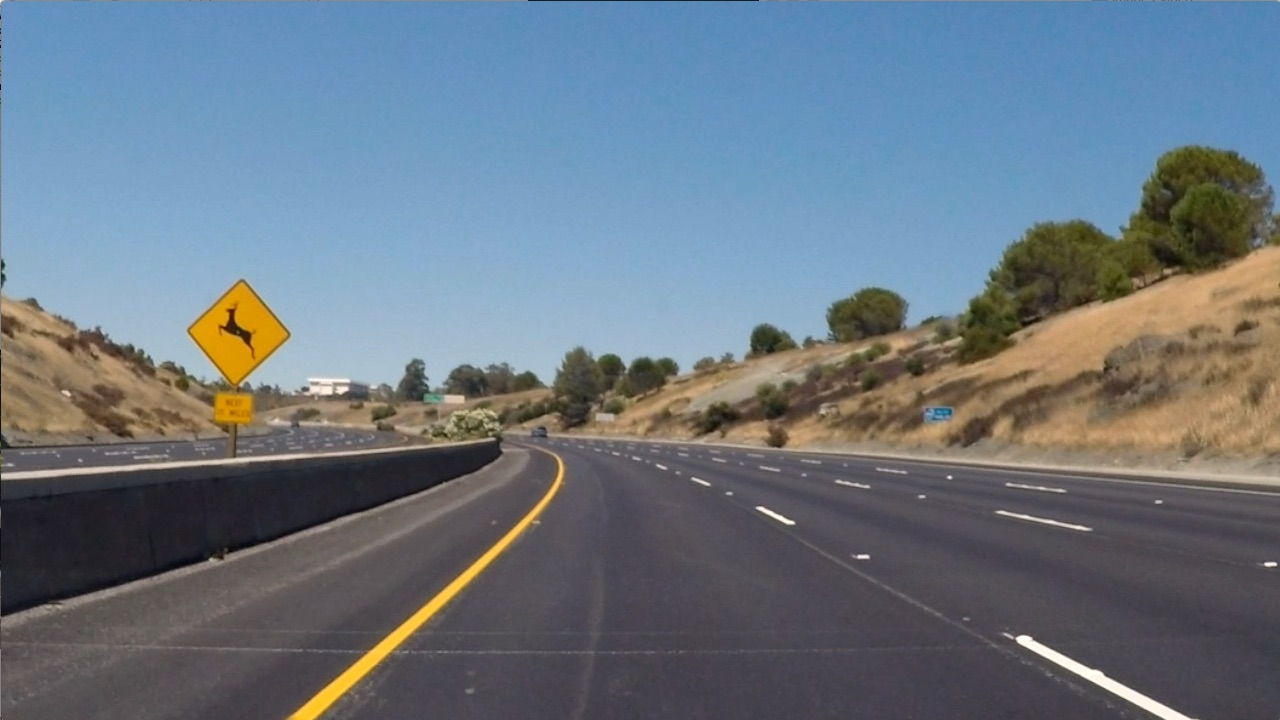
#> input picture test_images/test2.jpg, 1280 x 720 px
$ jupyter execute --allow-errors postML.ipynb   (shell and % lines are left out)   (older library calls are emulated)
#> lines starting #> are read from the running program, lines starting #| are printed output that depends on the picture; after the words box and inside, x2 and y2 are one past the last pixel; in counts of white or black regions, pixels touching at a corner belong together
[cell 1]
# Define a function to return HOG features and visualization
def get_hog_features(img, orient, pix_per_cell, cell_per_block,
                        vis=False, feature_vec=True):
    # Call with two outputs if vis==True
    if vis == True:
        features, hog_image = hog(img, orientations=orient,
                                  pixels_per_cell=(pix_per_cell, pix_per_cell),
                                  cells_per_block=(cell_per_block, cell_per_block),
                                  transform_sqrt=True,
                                  visualise=vis, feature_vector=feature_vec)
        return features, hog_image
    # Otherwise call with one output
    else:
        features = hog(img, orientations=orient,
                       pixels_per_cell=(pix_per_cell, pix_per_cell),
                       cells_per_block=(cell_per_block, cell_per_block),
                       transform_sqrt=True,
                       visualise=vis, feature_vector=feature_vec)
        return features

[cell 2]
import numpy as np
import cv2
import matplotlib.pyplot as plt
import matplotlib.image as mpimg
from skimage.feature import hog
import os
import pickle
import glob2
import time
from sklearn.preprocessing import StandardScaler
from sklearn.model_selection import train_test_split
from sklearn.decomposition import PCA
from sklearn.preprocessing import MinMaxScaler


import warnings
warnings.filterwarnings('ignore')

[cell 3]
### TODO: Tweak these parameters and see how the results change.
color_space = 'HSV' # Can be RGB, HSV, LUV, HLS, YUV, YCrCb
orient = 9  # HOG orientations
pix_per_cell = 8 # HOG pixels per cell
cell_per_block = 2 # HOG cells per block
hog_channel = "ALL" # Can be 0, 1, 2, or "ALL"
spatial_size = (14, 14) # Spatial binning dimensions
hist_bins = 16    # Number of histogram bins
spatial_feat = True # Spatial features on or off
hist_feat = True # Histogram features on or off
hog_feat = True # HOG features on or off
y_start_stop = [None, None] # Min and max in y to search in slide_window()


scaler = MinMaxScaler(feature_range=(0, 1), copy=True)

[cell 4]
def newSpace(image):
    R = scaler.fit_transform(image[:, :, 0])
    #B = scaler.fit_transform(image[:, :, 2])
    Y = scaler.fit_transform(cspace(image, color_space='YCrCb')[:, :, 0])
    L = scaler.fit_transform(cspace(image, color_space='HLS')[:, :, 0])
    return np.dstack((R, Y, L))


def cspace(image, color_space='RGB'):
    if color_space != 'RGB':
        if color_space == 'HSV':
            feature_image = cv2.cvtColor(image, cv2.COLOR_RGB2HSV)
        elif color_space == 'LUV':
            feature_image = cv2.cvtColor(image, cv2.COLOR_RGB2LUV)
        elif color_space == 'HLS':
            feature_image = cv2.cvtColor(image, cv2.COLOR_RGB2HLS)
        elif color_space == 'YUV':
            feature_image = cv2.cvtColor(image, cv2.COLOR_RGB2YUV)
        elif color_space == 'YCrCb':
            feature_image = cv2.cvtColor(image, cv2.COLOR_RGB2YCrCb)
    else: feature_image = np.copy(image)
    return feature_image

[cell 5]

# [29 lines left out: function single_extract, not called in this run]

[cell 6]
def draw_boxes(img, bboxes, color=(0, 0, 255), thick=6):
    result = np.copy(img)

    for i in range(len(bboxes)):
        cv2.rectangle(result,bboxes[i][0],bboxes[i][1],(0,255,0), 2)

    return result

#> (a cell that did not finish here is left out)

#> (a cell that did not finish here is left out)

[cell 9]
import sys
sys.path.append("C:/xgboost/python-package")
import xgboost as xgb


#> (the rest of this cell did not finish here and is left out)

#> (a cell that did not finish here is left out)

[cell 11]

# Define a function that takes an image,
# start and stop positions in both x and y,
# window size (x and y dimensions),
# and overlap fraction (for both x and y)
def slide_window(img, x_start_stop=[None, None], y_start_stop=[None, None],
                    xy_window=(64, 64), xy_overlap=(0.7, 0.7)):

    # If x and/or y start/stop positions not defined, set to image size
        if x_start_stop[0] == None:
            x_start_stop[0] = 0
        if x_start_stop[1] == None:
            x_start_stop[1] = img.shape[1]
        if y_start_stop[0] == None:
            y_start_stop[0] = 0
        if y_start_stop[1] == None:
            y_start_stop[1] = img.shape[0]
        # Compute the span of the region to be searched
        xspan = x_start_stop[1] - x_start_stop[0]
        yspan = y_start_stop[1] - y_start_stop[0]
        # Compute the number of pixels per step in x/y
        nx_pix_per_step = np.int(xy_window[0]*(1 - xy_overlap[0]))
        ny_pix_per_step = np.int(xy_window[1]*(1 - xy_overlap[1]))
        # Compute the number of windows in x/y
        nx_windows = np.int(xspan/nx_pix_per_step) - 1
        ny_windows = np.int(yspan/ny_pix_per_step) - 1
        # Initialize a list to append window positions to
        window_list = []
        # Loop through finding x and y window positions
        # Note: you could vectorize this step, but in practice
        # you'll be considering windows one by one with your
        # classifier, so looping makes sense
        for ys in range(ny_windows):
            for xs in range(nx_windows):
                # Calculate window position
                startx = xs*nx_pix_per_step + x_start_stop[0]
                endx = startx + xy_window[0]
                starty = ys*ny_pix_per_step + y_start_stop[0]
                endy = starty + xy_window[1]

                # Append window position to list
                window_list.append(((startx, starty), (endx, endy)))
        # Return the list of windows
        return window_list

[cell 12]
# [31 lines left out: function search_windows, not called in this run]

[cell 13]
64*10

[cell 14]
image = mpimg.imread('test_images/test2.jpg')
#> image is the input picture: shape (720, 1280, 3); mean R, G, B 106.7, 118.8, 129.6
#image = mpimg.imread('image.jpg')

[cell 15]
windows = slide_window(image, x_start_stop=[800, None], xy_window=(120, 120), y_start_stop=[400, 656], xy_overlap=(0.7, 0.7))
#> windows = 72 items
# [5 lines of commented-out code are left out]

#> (the rest of this cell did not finish here and is left out)

[cell 16]
# [16 lines left out: functions add_heat, apply_threshold, not called in this run]

[cell 17]
# Read in the last image shown above
heat = np.zeros_like(image[:,:,0]).astype(np.float)

#> (the rest of this cell did not finish here and is left out)

[cell 18]
from scipy.ndimage.measurements import label
#> (the rest of this cell did not finish here and is left out)

[cell 19]
# [14 lines left out: function draw_labeled_bboxes, not called in this run]

#> (a cell that did not finish here is left out)

[cell 21]
plt.imshow(draw_boxes(image, windows, color=(0, 0, 255), thick=6))
#> the loop in draw_boxes, `for i in range(len(bboxes)):` made 72 passes
#> after the loop in draw_boxes, `for i in range(len(bboxes)):`:
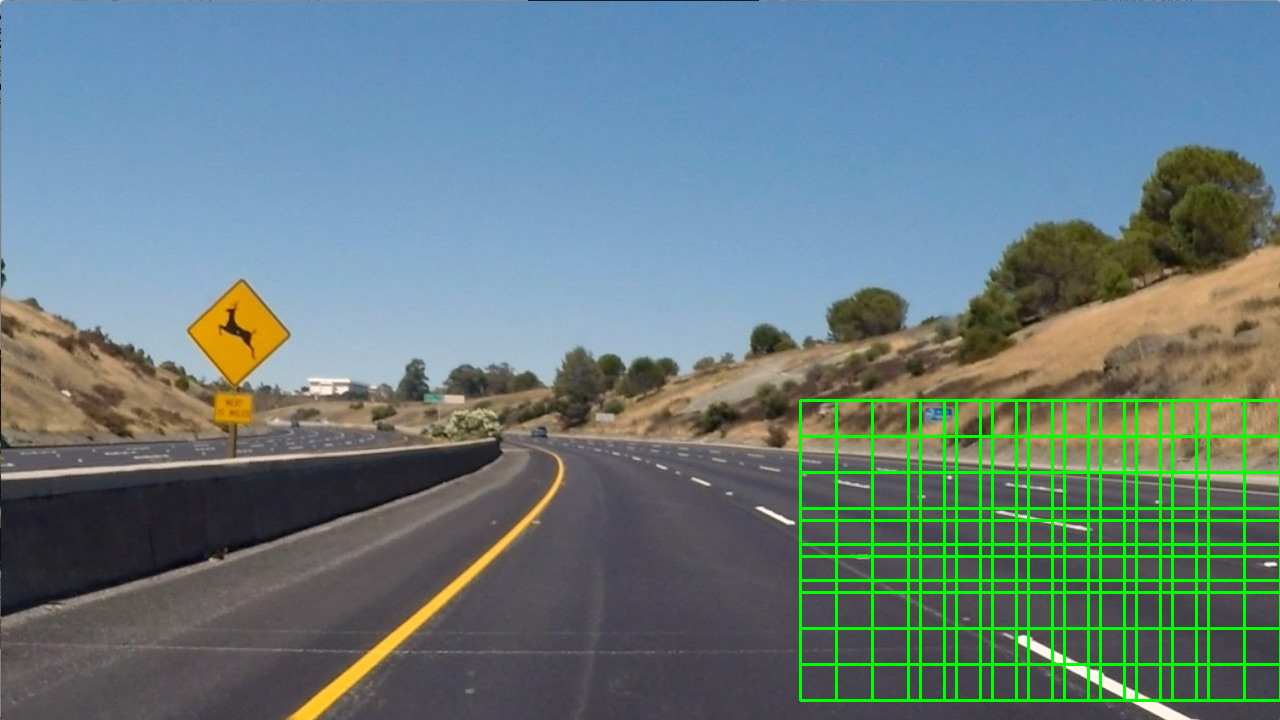
#> result: shape (720, 1280, 3); 3.82% of pixels changed, all inside (x1, y1, x2, y2) = (799, 399, 1280, 702)

[cell 22]
# [19 lines left out: function pipeline, not called in this run]

[cell 23]
# Import everything needed to edit/save/watch video clips
from moviepy.editor import VideoFileClip
from IPython.display import HTML

[cell 24]
white_output = 'temp.mp4'
#> (the rest of this cell did not finish here and is left out)

[cell 25]
HTML("""
<video width="960" height="540" controls>
  <source src="{0}">
</video>
""".format(white_output))

#> (a cell that did not finish here is left out)

[cell 27]
temp=[]

[cell 28]
def search_windows_hog(image, scale=[1, 2, 3]):
    ystart = 400
    ystop = 656

    xstart = 800
    xstop = 1280
    #scale = 2

    img_boxes = []
    count = 0
    draw_img = np.copy(image)

    img = newSpace(image)
#> in newSpace, `L = scaler.fit_transform(cspace(image, color_space='HLS')[:, :, 0])`:
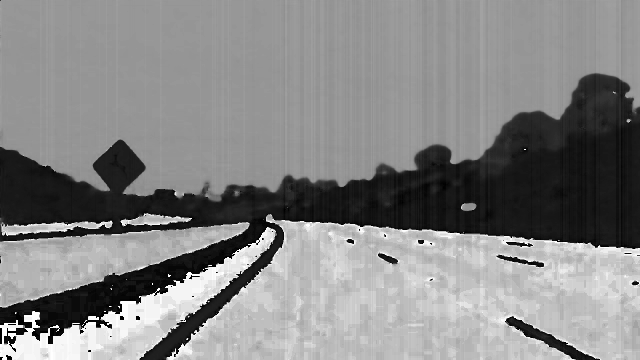
#> L: shape (720, 1280) float64 (shown at 1/2 size); min 0, max 1, mean 0.523
#> in newSpace, `return np.dstack((R, Y, L))`:
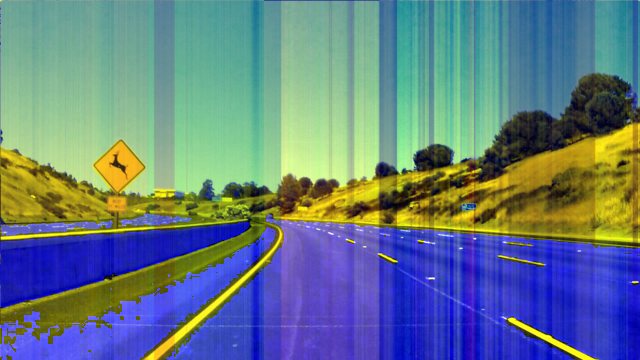
#> returned value: shape (720, 1280, 3) float64 (shown at 1/2 size); mean of channels 0, 1, 2 0.395, 0.488, 0.523; drawn as R, G, B
    heatmap = np.zeros_like(img[:, :, 0])


    ctrans_tosearch = img[ystart:ystop, xstart:, :]
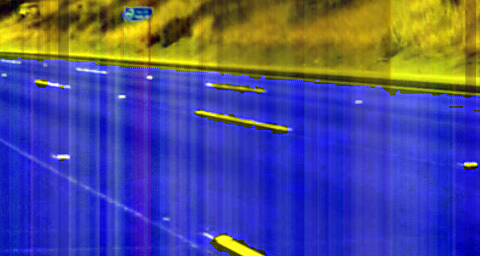
#> ctrans_tosearch: shape (256, 480, 3) float64; mean R, G, B 0.306, 0.305, 0.564

    for each in scale:

        if each != 1:
            imshape = ctrans_tosearch.shape
            ctrans_tosearch = cv2.resize(ctrans_tosearch, (np.int(imshape[1]/each), np.int(imshape[0]/each)))

        #ch1 = ctrans_tosearch[:, :, 0]
        ch2 = ctrans_tosearch[:, :, 1]
        #ch3 = ctrans_tosearch[:, :, 2]


        #define blocks and steps as above

        nxblocks = (ch2.shape[1] // pix_per_cell) - 1
        nyblocks = (ch2.shape[0] // pix_per_cell) - 1
        nfeat_per_block = orient*cell_per_block**2
        window = 64
        nblocks_per_window = (window // pix_per_cell) - 1
        cells_per_step = 2
        nxsteps = (nxblocks - nblocks_per_window) // cells_per_step
        nysteps = (nyblocks - nblocks_per_window) // cells_per_step

        #hog1 = get_hog_features(ch1, orient, pix_per_cell, cell_per_block, feature_vec=False)
        hog2 = get_hog_features(ch2, orient, pix_per_cell, cell_per_block, feature_vec=False)
        #hog3 = get_hog_features(ch3, orient, pix_per_cell, cell_per_block, feature_vec=False)


        for xb in range(nxsteps):
            for yb in range(nysteps):
                count += 1
                ypos = yb*cells_per_step
                xpos = xb*cells_per_step

                #hog_feat1 = hog1[ypos:ypos+nblocks_per_window, xpos:xpos+nblocks_per_window].ravel()
                hog_feat2 = hog2[ypos:ypos+nblocks_per_window, xpos:xpos+nblocks_per_window].ravel()
                #hog_feat3 = hog3[ypos:ypos+nblocks_per_window, xpos:xpos+nblocks_per_window].ravel()
                #hog_features = np.hstack((hog_feat1, hog_feat2, hog_feat3))
                #hog_features = hog_feat2

                xleft = xpos*pix_per_cell
                ytop = ypos*pix_per_cell

                subimg = cv2.resize(ctrans_tosearch[ytop:ytop+window, xleft:xleft+window], (64, 64))


                prediction = bst.predict(xgb.DMatrix(hog_feat2.reshape(1, -1)))
                prediction = (prediction > 0.8) * 1

                if prediction == 1:
                    xbox_left = np.int(xleft*each) + xstart
                    ytop_draw = np.int(ytop*each)
                    win_draw = np.int(window*each)
                    #cv2.rectangle(draw_img, (xbox_left, ytop_draw+ystart), (xbox_left+win_draw, ytop_draw+win_draw+ystart), (10, 10, 50), 3)

                    img_boxes.append(((xbox_left, ytop_draw+ystart), (xbox_left+win_draw, ytop_draw+win_draw+ystart)))
                    heatmap[ytop_draw+ystart:ytop_draw+win_draw+ystart, xbox_left:xbox_left+win_draw] += 1

        temp.append(heatmap)
#> this loop made 1 pass
#> pass 1, in search_windows_hog, `ch2 = ctrans_tosearch[:, :, 1]`:
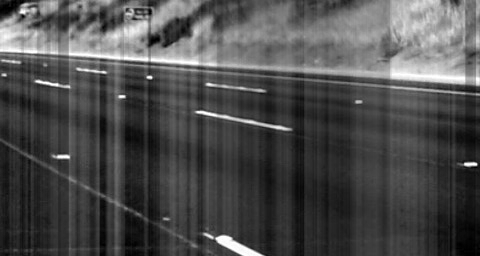
#> ch2: shape (256, 480) float64; min 0, max 1, mean 0.305
#> after the loop, count = 1; img_boxes = []; temp = []


    return heatmap

$ run again, with test_images/test1.jpg copied over test_images/test2.jpg
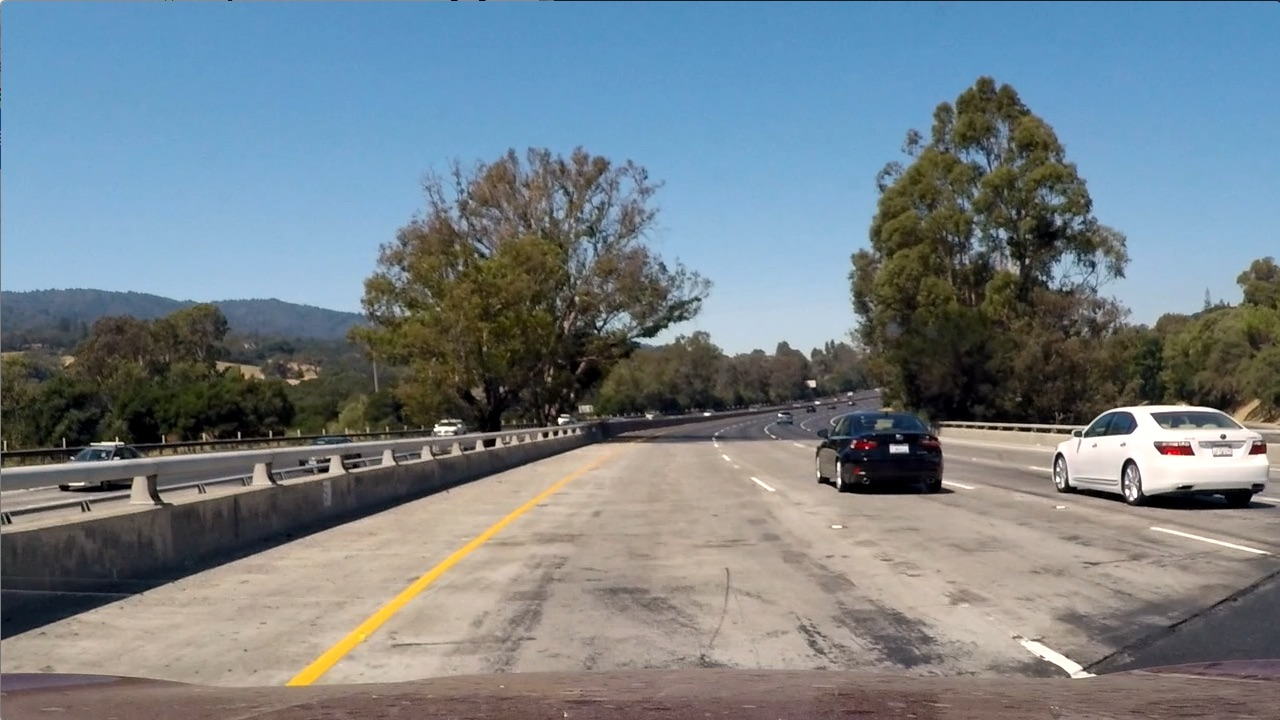
#> input picture test_images/test1.jpg, 1280 x 720 px
#> image is the input picture: shape (720, 1280, 3); mean R, G, B 117.5, 128.7, 135.5
#> windows = 72 items
#> the loop in draw_boxes, `for i in range(len(bboxes)):` made 72 passes
#> after the loop in draw_boxes, `for i in range(len(bboxes)):`:
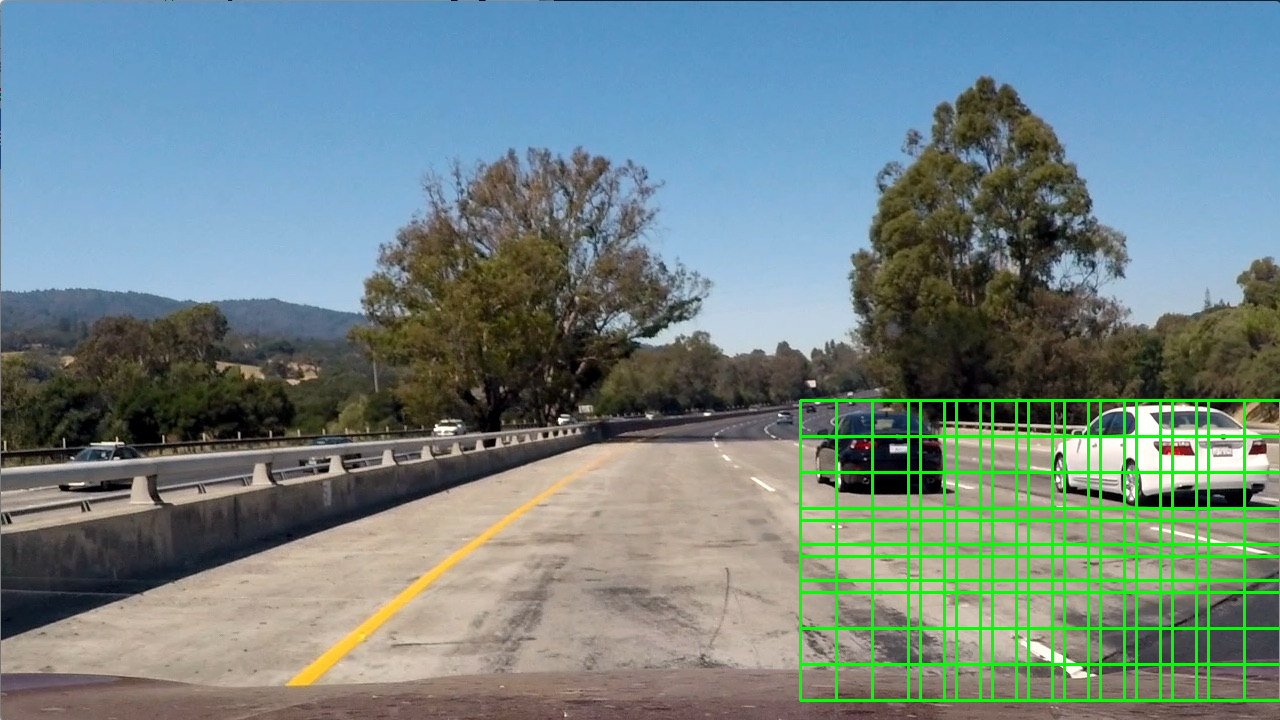
#> result: shape (720, 1280, 3); 3.82% of pixels changed, all inside (x1, y1, x2, y2) = (799, 399, 1280, 702)
#> the loop in search_windows_hog, `for each in scale: ` made 1 pass
#> pass 1, in search_windows_hog, `ch2 = ctrans_tosearch[:, :, 1]`:
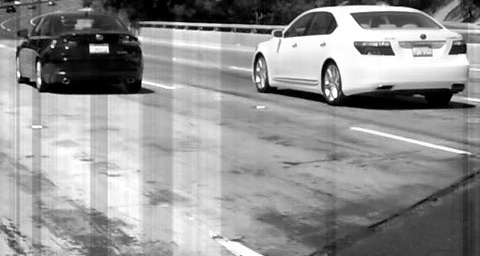
#> ch2: shape (256, 480) float64; min 0, max 1, mean 0.577
#> after the loop in search_windows_hog, `for each in scale:`: count = 1; img_boxes = []
